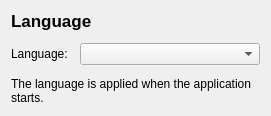
    <widget class="QWidget" name="language_page">
     <layout class="QVBoxLayout" name="language_layout">
      <property name="spacing">
       <number>12</number>
      </property>
     <item>
      <widget class="QLabel" name="language_heading">
       <property name="font">
        <font>
         <pointsize>13</pointsize>
         <bold>true</bold>
        </font>
       </property>
       <property name="text">
        <string notr="true">Language</string>
       </property>
      </widget>
     </item>
     <item>
      <layout class="QFormLayout" name="languages_form">
       <property name="fieldGrowthPolicy">
        <enum>QFormLayout::FieldGrowthPolicy::FieldsStayAtSizeHint</enum>
       </property>
       <property name="horizontalSpacing">
        <number>12</number>
       </property>
       <property name="verticalSpacing">
        <number>8</number>
       </property>
       <item row="0" column="0">
        <widget class="QLabel" name="language_label">
         <property name="text">
          <string extracomment="label of the language chooser in the settings">Language:</string>
         </property>
        </widget>
       </item>
       <item row="0" column="1">
        <widget class="QComboBox" name="language_combo">
         <property name="minimumSize">
          <size>
           <width>180</width>
           <height>0</height>
          </size>
         </property>
        </widget>
       </item>
      </layout>
     </item>
     <item>
      <widget class="QLabel" name="language_note">
       <property name="placeholder" stdset="0">
        <bool>true</bool>
       </property>
       <property name="wordWrap">
        <bool>true</bool>
       </property>
       <property name="text">
        <string extracomment="under the language chooser, so the restart is not a surprise">The language is applied when the application starts.</string>
       </property>
      </widget>
     </item>
     <item>
      <spacer name="language_spacer">
       <property name="orientation">
        <enum>Qt::Orientation::Vertical</enum>
       </property>
       <property name="sizeHint" stdset="0">
        <size>
         <width>0</width>
         <height>0</height>
        </size>
       </property>
      </spacer>
     </item>
     </layout>
    </widget>
